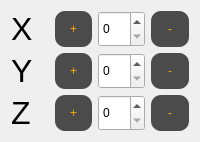
        <widget class="QWidget" name="tab_3">
         <attribute name="title">
          <string>Rotate</string>
         </attribute>
         <layout class="QGridLayout" name="gridLayout_4">
          <item row="0" column="0">
           <widget class="QLabel" name="label_15">
            <property name="sizePolicy">
             <sizepolicy hsizetype="Expanding" vsizetype="Expanding">
              <horstretch>0</horstretch>
              <verstretch>0</verstretch>
             </sizepolicy>
            </property>
            <property name="font">
             <font>
              <pointsize>24</pointsize>
             </font>
            </property>
            <property name="text">
             <string>X</string>
            </property>
           </widget>
          </item>
          <item row="0" column="1">
           <widget class="QPushButton" name="ButtonRotatePlusX">
            <property name="sizePolicy">
             <sizepolicy hsizetype="Expanding" vsizetype="Expanding">
              <horstretch>0</horstretch>
              <verstretch>0</verstretch>
             </sizepolicy>
            </property>
            <property name="styleSheet">
             <string notr="true">QPushButton{
	background-color: rgb(75, 75, 75);
	
	border-color: solid black;
	border-width: 1px;
	border-radius: 10px;
	color: orange; 
}

QPushButton:hover {
    background-color: rgb(90, 90, 90);
}

QPushButton:pressed {
    background-color: rgb(75, 75, 75);
}</string>
            </property>
            <property name="text">
             <string>+</string>
            </property>
           </widget>
          </item>
          <item row="0" column="2">
           <widget class="QSpinBox" name="ROTATE_X_VALUE">
            <property name="sizePolicy">
             <sizepolicy hsizetype="Expanding" vsizetype="Expanding">
              <horstretch>0</horstretch>
              <verstretch>0</verstretch>
             </sizepolicy>
            </property>
            <property name="maximum">
             <number>360</number>
            </property>
           </widget>
          </item>
          <item row="0" column="3">
           <widget class="QPushButton" name="ButtonRotateMinusX">
            <property name="sizePolicy">
             <sizepolicy hsizetype="Expanding" vsizetype="Expanding">
              <horstretch>0</horstretch>
              <verstretch>0</verstretch>
             </sizepolicy>
            </property>
            <property name="styleSheet">
             <string notr="true">QPushButton{
	background-color: rgb(75, 75, 75);
	
	border-color: solid black;
	border-width: 1px;
	border-radius: 10px;
	color: orange; 
}

QPushButton:hover {
    background-color: rgb(90, 90, 90);
}

QPushButton:pressed {
    background-color: rgb(75, 75, 75);
}</string>
            </property>
            <property name="text">
             <string>-</string>
            </property>
           </widget>
          </item>
          <item row="1" column="0">
           <widget class="QLabel" name="label_16">
            <property name="sizePolicy">
             <sizepolicy hsizetype="Expanding" vsizetype="Expanding">
              <horstretch>0</horstretch>
              <verstretch>0</verstretch>
             </sizepolicy>
            </property>
            <property name="font">
             <font>
              <pointsize>24</pointsize>
             </font>
            </property>
            <property name="text">
             <string>Y</string>
            </property>
           </widget>
          </item>
          <item row="1" column="1">
           <widget class="QPushButton" name="ButtonRotatePlusY">
            <property name="sizePolicy">
             <sizepolicy hsizetype="Expanding" vsizetype="Expanding">
              <horstretch>0</horstretch>
              <verstretch>0</verstretch>
             </sizepolicy>
            </property>
            <property name="styleSheet">
             <string notr="true">QPushButton{
	background-color: rgb(75, 75, 75);
	
	border-color: solid black;
	border-width: 1px;
	border-radius: 10px;
	color: orange; 
}

QPushButton:hover {
    background-color: rgb(90, 90, 90);
}

QPushButton:pressed {
    background-color: rgb(75, 75, 75);
}</string>
            </property>
            <property name="text">
             <string>+</string>
            </property>
           </widget>
          </item>
          <item row="1" column="2">
           <widget class="QSpinBox" name="ROTATE_Y_VALUE">
            <property name="sizePolicy">
             <sizepolicy hsizetype="Expanding" vsizetype="Expanding">
              <horstretch>0</horstretch>
              <verstretch>0</verstretch>
             </sizepolicy>
            </property>
            <property name="maximum">
             <number>360</number>
            </property>
           </widget>
          </item>
          <item row="1" column="3">
           <widget class="QPushButton" name="ButtonRotateMinusY">
            <property name="sizePolicy">
             <sizepolicy hsizetype="Expanding" vsizetype="Expanding">
              <horstretch>0</horstretch>
              <verstretch>0</verstretch>
             </sizepolicy>
            </property>
            <property name="styleSheet">
             <string notr="true">QPushButton{
	background-color: rgb(75, 75, 75);
	
	border-color: solid black;
	border-width: 1px;
	border-radius: 10px;
	color: orange; 
}

QPushButton:hover {
    background-color: rgb(90, 90, 90);
}

QPushButton:pressed {
    background-color: rgb(75, 75, 75);
}</string>
            </property>
            <property name="text">
             <string>-</string>
            </property>
           </widget>
          </item>
          <item row="2" column="0">
           <widget class="QLabel" name="label_17">
            <property name="sizePolicy">
             <sizepolicy hsizetype="Expanding" vsizetype="Expanding">
              <horstretch>0</horstretch>
              <verstretch>0</verstretch>
             </sizepolicy>
            </property>
            <property name="font">
             <font>
              <pointsize>24</pointsize>
             </font>
            </property>
            <property name="text">
             <string>Z</string>
            </property>
           </widget>
          </item>
          <item row="2" column="1">
           <widget class="QPushButton" name="ButtonRotatePlusZ">
            <property name="sizePolicy">
             <sizepolicy hsizetype="Expanding" vsizetype="Expanding">
              <horstretch>0</horstretch>
              <verstretch>0</verstretch>
             </sizepolicy>
            </property>
            <property name="styleSheet">
             <string notr="true">QPushButton{
	background-color: rgb(75, 75, 75);
	
	border-color: solid black;
	border-width: 1px;
	border-radius: 10px;
	color: orange; 
}

QPushButton:hover {
    background-color: rgb(90, 90, 90);
}

QPushButton:pressed {
    background-color: rgb(75, 75, 75);
}</string>
            </property>
            <property name="text">
             <string>+</string>
            </property>
           </widget>
          </item>
          <item row="2" column="2">
           <widget class="QSpinBox" name="ROTATE_Z_VALUE">
            <property name="sizePolicy">
             <sizepolicy hsizetype="Expanding" vsizetype="Expanding">
              <horstretch>0</horstretch>
              <verstretch>0</verstretch>
             </sizepolicy>
            </property>
            <property name="maximum">
             <number>360</number>
            </property>
           </widget>
          </item>
          <item row="2" column="3">
           <widget class="QPushButton" name="ButtonRotateMinusZ">
            <property name="sizePolicy">
             <sizepolicy hsizetype="Expanding" vsizetype="Expanding">
              <horstretch>0</horstretch>
              <verstretch>0</verstretch>
             </sizepolicy>
            </property>
            <property name="styleSheet">
             <string notr="true">QPushButton{
	background-color: rgb(75, 75, 75);
	
	border-color: solid black;
	border-width: 1px;
	border-radius: 10px;
	color: orange; 
}

QPushButton:hover {
    background-color: rgb(90, 90, 90);
}

QPushButton:pressed {
    background-color: rgb(75, 75, 75);
}</string>
            </property>
            <property name="text">
             <string>-</string>
            </property>
           </widget>
          </item>
         </layout>
        </widget>
